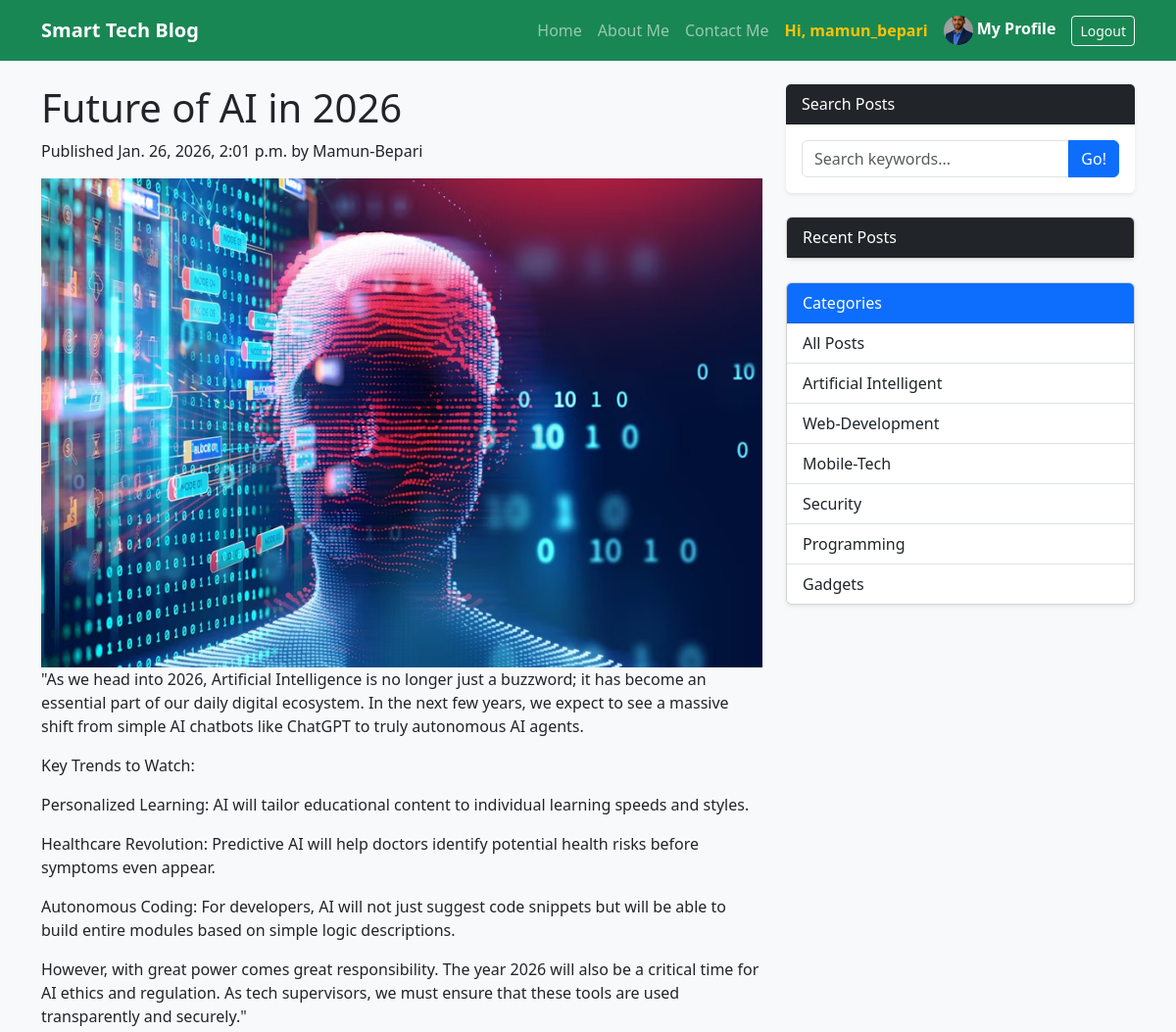
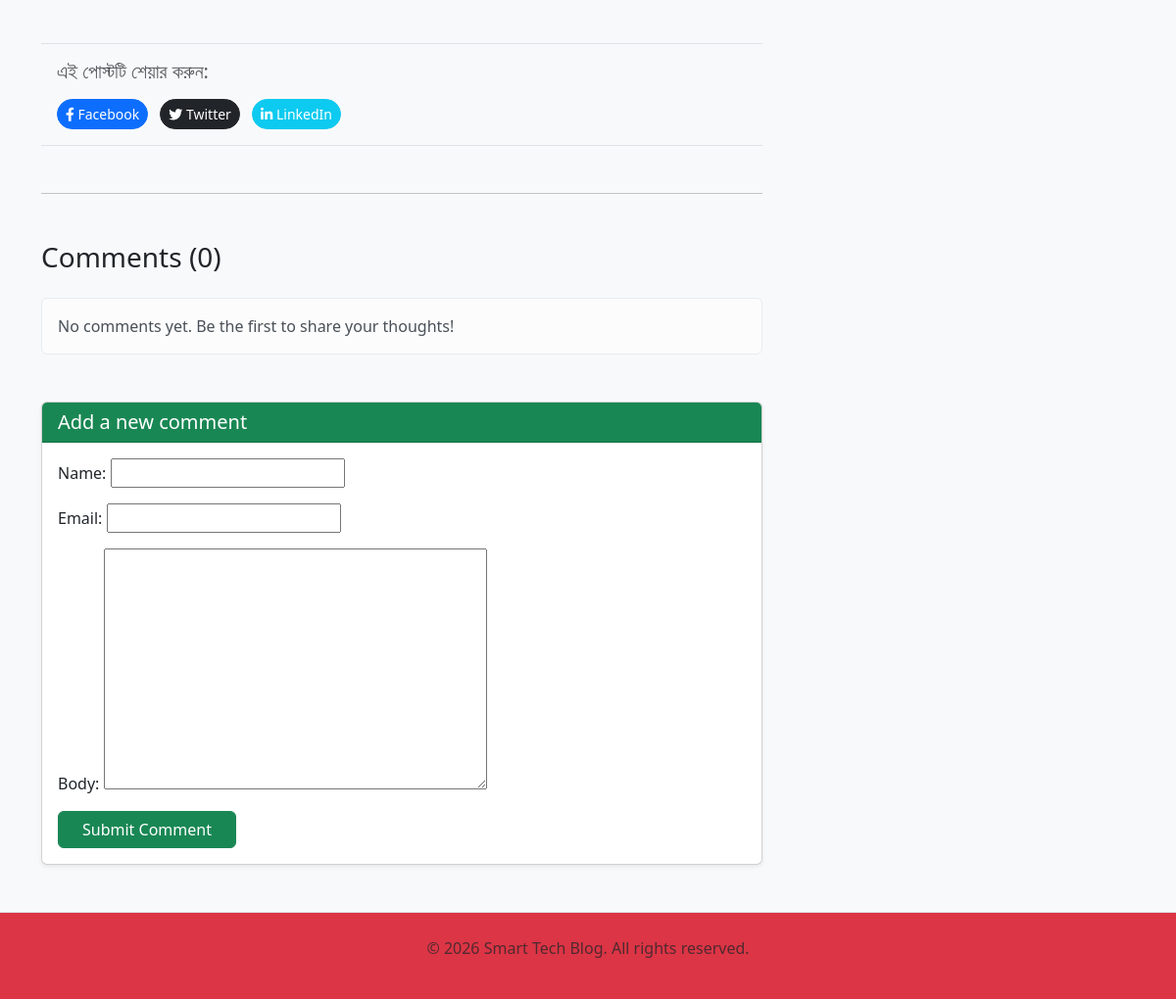
/2026/1/26/future-of-ai-in-2026/ (signed in), run on the app's committed database (2 pictures, top to bottom).
### accounts/models.py (models this page shows, shortened)
class Profile(models.Model):
   user = models.OneToOneField(User, on_delete=models.CASCADE)
   bio = models.TextField(blank=True)
   profile_pic = models.ImageField(upload_to='profile_pics', default='default.jpg')
   website_url = models.URLField(max_length=200, blank=True)

### blog/models.py (models this page shows, shortened)
class Post(models.Model):
   STATUS_CHOICES = (
      ('draft', 'Draft'),
      ('published', 'Published'),
   )
   title = models.CharField(max_length=250)
   slug = models.SlugField(max_length=250, unique_for_date='publish')
   author = models.ForeignKey(User, on_delete=models.CASCADE, related_name='blog_posts')
   body = models.TextField()
   image = models.ImageField(upload_to='blog/%Y/%m/%d/', blank=True)
   category = models.ForeignKey(Category, on_delete=models.SET_NULL, null=True, related_name='posts')
   publish = models.DateTimeField(default=timezone.now)
   created = models.DateTimeField(auto_now_add=True)
   updated = models.DateTimeField(auto_now=True)
   status = models.CharField(max_length=10, choices=STATUS_CHOICES, default='draft')
   class Meta:
      ordering = ('-publish',)

class Category(models.Model):
   name = models.CharField(max_length=50)
   slug = models.SlugField(unique=True)

### blog/views.py (the view, shortened to what this page needs)
# urls.py: path('<int:year>/<int:month>/<int:day>/<slug:slug>/', views.PostDetailView.as_view(), name='post_detail'),
class PostDetailView(DetailView, FormMixin): # FormMixin যোগ করা হয়েছে
   model = Post
   template_name = 'blog/post/detail.html'
   context_object_name = 'post'
   slug_url_kwarg = 'slug'
   query_pk_and_slug = False # আমরা শুধু স্ল্যাগ দিয়ে খুঁজব
   form_class = CommentForm # কোন ফর্মটি ব্যবহার হবে তা বলে দেওয়া
   def get_context_data(self, **kwargs):
      context = super().get_context_data(**kwargs)
      context['categories'] = Category.objects.all()
      context['comments'] = Comment.objects.filter(active=True)
      context['comment_form'] = self.get_form()
      return context
   def post(self, request, *args, **kwargs):
      self.object = self.get_object()
      form = self.get_form()
      if form.is_valid():
         return self.form_valid(form)
      else:
         return self.form_invalid(form)

### blog/forms.py
class CommentForm(forms.ModelForm):
    class Meta:
        model = Comment
        fields = ('name', 'email', 'body')

### blog/templatetags/blog_tags.py (called while the page is built)
@register.inclusion_tag('blog/post/lastest_posts.html')
def show_latest_posts(count=5):
   lastest_posts = Post.objects.filter(status='Published').order_by('-publish')[:count]
   return {'lastest_posts': lastest_posts}

### templates/blog/post/detail.html (shortened to what this page needs)
{% extends "base.html" %}
{% load markdownify %}
{% block content %}
   <h1>{{ post.title }}</h1>
   <p class="date">
      Published {{ post.publish }} by {{ post.author }}
   </p>
   {% if post.image %}
      <img src="{{ post.image.url }}" alt="{{ post.title }}" style="width:100%; height:auto;">
   {% endif %}
   <div class="body">
      {{ post.body|markdownify }}
   </div>
   <div class="share-buttons mt-5 p-3 border-top border-bottom">
      <h5 class="mb-3 text-muted">এই পোস্টটি শেয়ার করুন:</h5>
      <a href="https://www.facebook.com/sharer/sharer.php?u={{ request.build_absolute_uri }}"
         target="_blank" class="btn btn-primary btn-sm me-2 rounded-pill">
         <i class="fab fa-facebook-f"></i> Facebook
      </a>
      <a href="https://twitter.com/intent/tweet?url={{ request.build_absolute_uri }}&text={{ post.title }}"
         target="_blank" class="btn btn-dark btn-sm me-2 rounded-pill">
         <i class="fab fa-twitter"></i> Twitter
      </a>
      <a href="https://www.linkedin.com/shareArticle?mini=true&url={{ request.build_absolute_uri }}&title={{ post.title }}"
         target="_blank" class="btn btn-info btn-sm text-white rounded-pill">
         <i class="fab fa-linkedin-in"></i> LinkedIn
      </a>
   </div>
   <link rel="stylesheet" href="https://cdnjs.cloudflare.com/ajax/libs/prism/1.29.0/themes/prism-tomorrow.min.css">
   <hr class="my-5">
   <div class="comments-section mt-4">
      <h3 class="mb-4">Comments ({{ post.comments.count }})</h3>
      {% for comment in post.comments.all %}
         <div class="card mb-2 border-0 shadow-sm bg-white">
            <div class="card-body">
               <div class="d-flex justify-content-between">
                  <h6 class="fw-bold text-primary">{{ comment.name }}</h6>
                  <small class="text-muted">{{ comment.created|date:"M d, Y" }}</small>
               </div>
               <p class="mb-0 mt-2">{{ comment.body }}</p>
            </div>
         </div>
      {% empty %}
         <div class="alert alert-light">No comments yet. Be the first to share your thoughts!</div>
      {% endfor %}
      <div class="card mt-5 shadow-sm">
         <div class="card-header bg-success text-white">
            <h5 class="mb-0">Add a new comment</h5>
         </div>
         <div class="card-body">
            <form method="post">
               <div class="mb-3">
                   {{ form.as_p }}
               </div>
               <button type="submit" class="btn btn-success px-4">Submit Comment</button>
            </form>
         </div>
      </div>
   </div>
{% endblock %}

### templates/base.html (shortened to what this page needs)
{% load blog_tags %}
<!DOCTYPE html>
<html lang='en'>
<head>
    <link href="https://cdn.jsdelivr.net/npm/bootstrap@5.3.0/dist/css/bootstrap.min.css" rel="stylesheet">
    <link rel="stylesheet" href="https://cdnjs.cloudflare.com/ajax/libs/font-awesome/6.4.0/css/all.min.css">
</head>
<body class="bg-light">
    <nav class="navbar navbar-expand-lg navbar-dark bg-success mb-4">
        <div class="container">
            <a class="navbar-brand fw-bold" href="{% url 'blog:post_list' %}">Smart Tech Blog</a>
            <div class="collapse navbar-collapse" id="navbarNav">
                <ul class="navbar-nav ms-auto align-items-center">
                    <li class="nav-item">
                        <a class="nav-link" href="{% url 'blog:post_list' %}">Home</a>
                    </li>
                    <li class="nav-item">
                        <a class="nav-link" href="{% url 'blog:about' %}">About Me</a>
                    </li>
                    <li class="nav-item">
                        <a class="nav-link" href="{% url 'blog:contact' %}">Contact Me</a>
                    </li>
                    {% if user.is_authenticated %}
                        <li class=nav-item>
                            <span class="nav-link text-warning fw-bold"> Hi, {{ user.username }} </span>
                        </li>
                        <li class="nav-item">
                            <a class="nav-link text-white fw-bold" href="{% url 'accounts:profile' %}">
                            <img src="{{ user.profile.profile_pic.url }}" class="rounded-circle" style="width: 30px; height: 30px; object-fit: cover;">
                                     My Profile
                             </a>
                        </li>
                        <li class="nav-item">
                            <form action="{% url 'logout' %}" method="post" class="d-inline">
                                <button type="submit" class="btn btn-sm btn-outline-light ms-2">Logout</button>
                            </form>
                        </li>
                    {% endif %}
                </ul>
            </div>
        </div>
    </nav>
    <main class="container">
        <div class="row">
            <div class="col-lg-8">
                {% block content %}
                {% endblock %}
            </div>
            <div class="col-lg-4">
                <div class="card mb-4 shadow-sm border-0">
                    <div class="card-header bg-dark text-white font-weight-bold">Search Posts</div>
                    <div class="card-body">
                        <form action="{% url 'blog:post_list' %}" method="get">
                            <div class="input-group">
                                <input name="q" type="text" class="form-control" placeholder="Search keywords..." value="{{ query|default:'' }}">
                                <button class="btn btn-primary" type="submit">Go!</button>
                            </div>
                        </form>
                    </div>
                </div>
                {% show_latest_posts 5 %}
                <div class="card mb-4 shadow-sm">
                    <div class="card-header bg-primary text-white font-weight-bold">Categories</div>
                    <div class="list-group list-group-flush">
                        <a href="{% url 'blog:post_list' %}" class="list-group-item list-group-item-action">All Posts</a>
                        {% for c in categories %}
                            <a href="{% url 'blog:post_list_by_category' c.slug %}"
                               class="list-group-item list-group-item-action {% if category.slug == c.slug %}active{% endif %}">
                               {{ c.name }}
                            </a>
                        {% endfor %}
                    </div>
                </div>
            </div> </div> </main>
    <footer class="py-4 bg-danger border-top mt-5">
        <div class="container text-center text-muted">
            <p>&copy; 2026 Smart Tech Blog. All rights reserved.</p>
        </div>
    </footer>
</body>
</html>

### data on the page
Post: title "Future of AI in 2026", publish "Jan. 26, 2026, 2:01 p.m.", author "Mamun-Bepari", image (picture), body "\"As we head into 2026, Artificial Intelligence is no longer just a buzzword; it has become an essential part of our daily digital ecosystem. In the next few years, we expect to see a massive shift from simple AI chatbots like ChatGPT to truly autonomous AI agents. Key Trends to Watch: Personalized Learning: AI will tailor educational content to individual learning speeds and styles. Healthcare Revolution: Predictive AI will help doctors identify potential health risks before symptoms even appear. Autonomous Coding: For developers, AI will not just suggest code snippets but will be able to build entire modules based on simple logic descriptions. However, with great power comes great…", comments.count "0"
Category: name "Artificial Intelligent"
Category: name "Web-Development"
Category: name "Mobile-Tech"
Category: name "Security"
Category: name "Programming"
Category: name "Gadgets"

### other printed values
{{ user.username }} "mamun_bepari"
